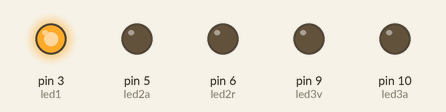
Simulated run of this sketch. Board: Arduino Uno, built with avr-gcc and run on an emulated ATmega328P. On the bench: output pins drawn as LEDs (lit = HIGH).

Above: at 0.05 s.
At 1.5 s:
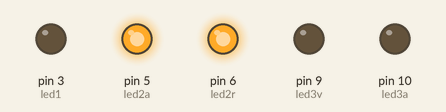
At 2.95 s:
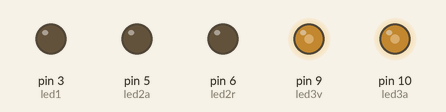
Timing chart, 0 to 6.9 s (numbered marks = the images above):
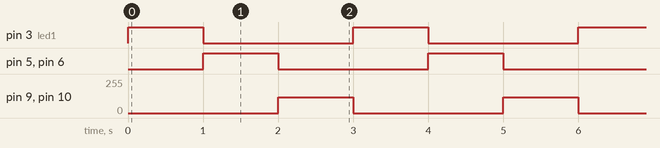

Measured:
- by itself, pin 3 (led1), pin 5 (led2a), pin 6 (led2r): alternates HIGH for 1.0 s and LOW for 2.0 s
- by itself, pin 9 (led3v), pin 10 (led3a): alternates 120/255 for 1.0 s and 0/255 for 2.0 s

The sketch:

TP_Practico_N_1_Roman_Abalos.ino
```cpp
#define led1 3
#define led2a 5
#define led2r 6
#define led3v 9
#define led3a 10

void setup()
{
  pinMode(led1, OUTPUT);
  pinMode(led2a, OUTPUT);
  pinMode(led2r, OUTPUT);
  pinMode(led3v, OUTPUT);
  pinMode(led3a, OUTPUT);
}

void loop()
{
  analogWrite(led1, 255);
  delay(1000);
  analogWrite(led1, 0);
  digitalWrite(led2a, HIGH);
  digitalWrite(led2r, HIGH);
  delay(1000);
  digitalWrite(led2a, LOW);
  digitalWrite(led2r, LOW);
  analogWrite(led3v, 120);
  analogWrite(led3a, 120);
  delay(1000);
  analogWrite(led3v, 0);
  analogWrite(led3a, 0);
}
```
